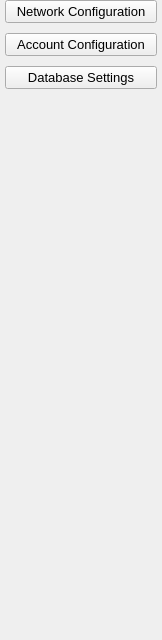
         <widget class="QWidget" name="cars_page">
          <property name="geometry">
           <rect>
            <x>0</x>
            <y>0</y>
            <width>162</width>
            <height>640</height>
           </rect>
          </property>
          <attribute name="icon">
           <iconset theme="t">
            <normaloff>.</normaloff>.</iconset>
          </attribute>
          <attribute name="label">
           <string>Settings</string>
          </attribute>
          <layout class="QVBoxLayout" name="verticalLayout_2">
           <property name="spacing">
            <number>10</number>
           </property>
           <property name="leftMargin">
            <number>5</number>
           </property>
           <property name="topMargin">
            <number>0</number>
           </property>
           <property name="rightMargin">
            <number>5</number>
           </property>
           <property name="bottomMargin">
            <number>5</number>
           </property>
           <item>
            <widget class="QPushButton" name="pushButton_network_config">
             <property name="font">
              <font>
               <pointsize>10</pointsize>
              </font>
             </property>
             <property name="focusPolicy">
              <enum>Qt::NoFocus</enum>
             </property>
             <property name="text">
              <string>Network Configuration</string>
             </property>
             <property name="checkable">
              <bool>false</bool>
             </property>
            </widget>
           </item>
           <item>
            <widget class="QPushButton" name="pushButton_acc_config">
             <property name="font">
              <font>
               <pointsize>10</pointsize>
              </font>
             </property>
             <property name="focusPolicy">
              <enum>Qt::NoFocus</enum>
             </property>
             <property name="text">
              <string>Account Configuration</string>
             </property>
             <property name="checkable">
              <bool>false</bool>
             </property>
            </widget>
           </item>
           <item>
            <widget class="QPushButton" name="pushButton_database_settings">
             <property name="font">
              <font>
               <pointsize>10</pointsize>
              </font>
             </property>
             <property name="cursor">
              <cursorShape>PointingHandCursor</cursorShape>
             </property>
             <property name="focusPolicy">
              <enum>Qt::NoFocus</enum>
             </property>
             <property name="styleSheet">
              <string notr="true"/>
             </property>
             <property name="text">
              <string>Database Settings</string>
             </property>
             <property name="checkable">
              <bool>false</bool>
             </property>
             <property name="checked">
              <bool>false</bool>
             </property>
            </widget>
           </item>
           <item>
            <spacer name="verticalSpacer_2">
             <property name="orientation">
              <enum>Qt::Vertical</enum>
             </property>
             <property name="sizeHint" stdset="0">
              <size>
               <width>20</width>
               <height>350</height>
              </size>
             </property>
            </spacer>
           </item>
          </layout>
         </widget>
